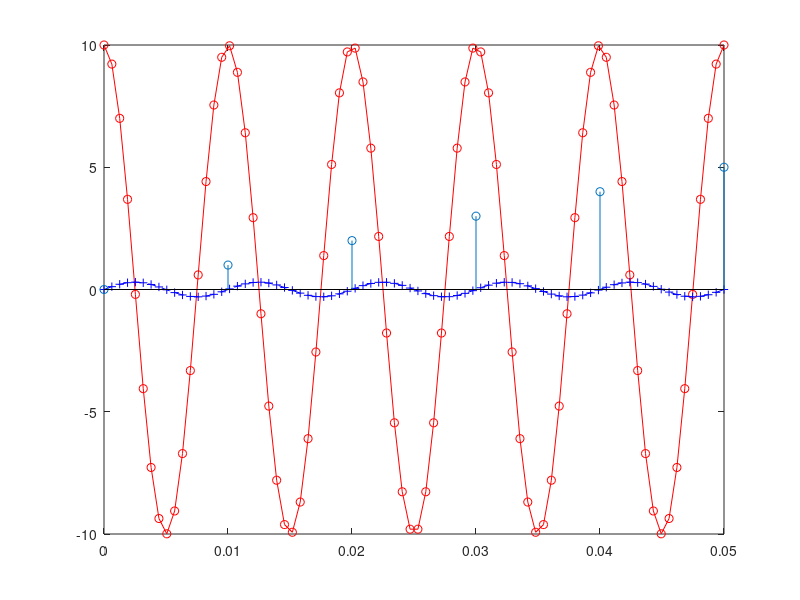

Reproduce this figure in MATLAB. (Note: this script raises an error after producing the figure.)
%% lecture 2/12/18
%% graphing

clear, clc, close all
format compact, format short

Na = 8000;               % samples / sec
Ts = 1/Na;               % time step size
Freq = 100;              % hertz
Period = 1/Freq;         % sec
Omega = 2*pi*Freq;       % radians / sec

%t = 0 : Ts : 5 * Period;       %plot()
t = linspace(0,5*Period,80);    %linspace()

n = 0:0.01:0.05;

Vt = 10*cos(Omega*t);
It = 0.3*sin(Omega*t);      % Use yyaxis for small values like this one (0.3)

Xn = 100*n;

plot(t,Vt,'-ro',t,It,'--b+');
plot(t,Vt,'-ro')

hold on                    %removing hold on will overwrite graph

plot(t,It,'--b+')

stem(n,Xn)                 % stem()

%legend('Voltage(Volts)', 'Current(Amps)')
figure

% ** yyaxis **

%right side
yyaxis right
plot(t,Vt,'-ro')
xlabel('Time (sec)')
ylabel('Voltage (V)')
grid

%left side
yyaxis left
plot(t,It,'--b+')
xlabel('Time (sec)')
ylabel('Voltage (V)')
grid

%2x2 graph
figure

%volts
subplot(3,2,1)
plot(t,Vt,'-ro')
xlabel('Time (sec)')
ylabel('Voltage (V)')
grid

figure
%current
subplot(3,3,3)
plot(t,Vt,'--b+')
xlabel('Time (sec)')
ylabel('Current (I)')
grid
figure
%stem
subplot(3,5,1)
stem(n,Xn)
xlabel('n (digits)')
ylabel('Xn')
grid




